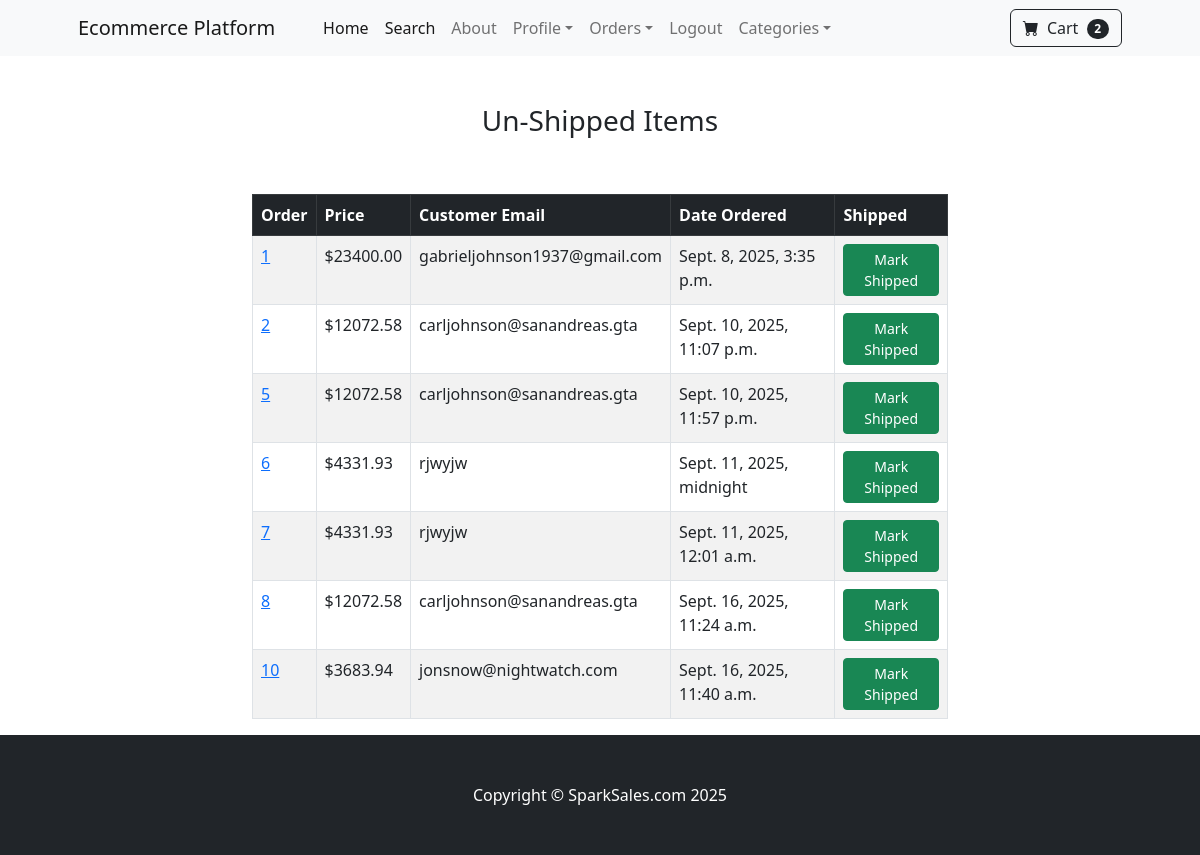
Before: /payment/not_shipped_dash/ (signed in) with the older database file.
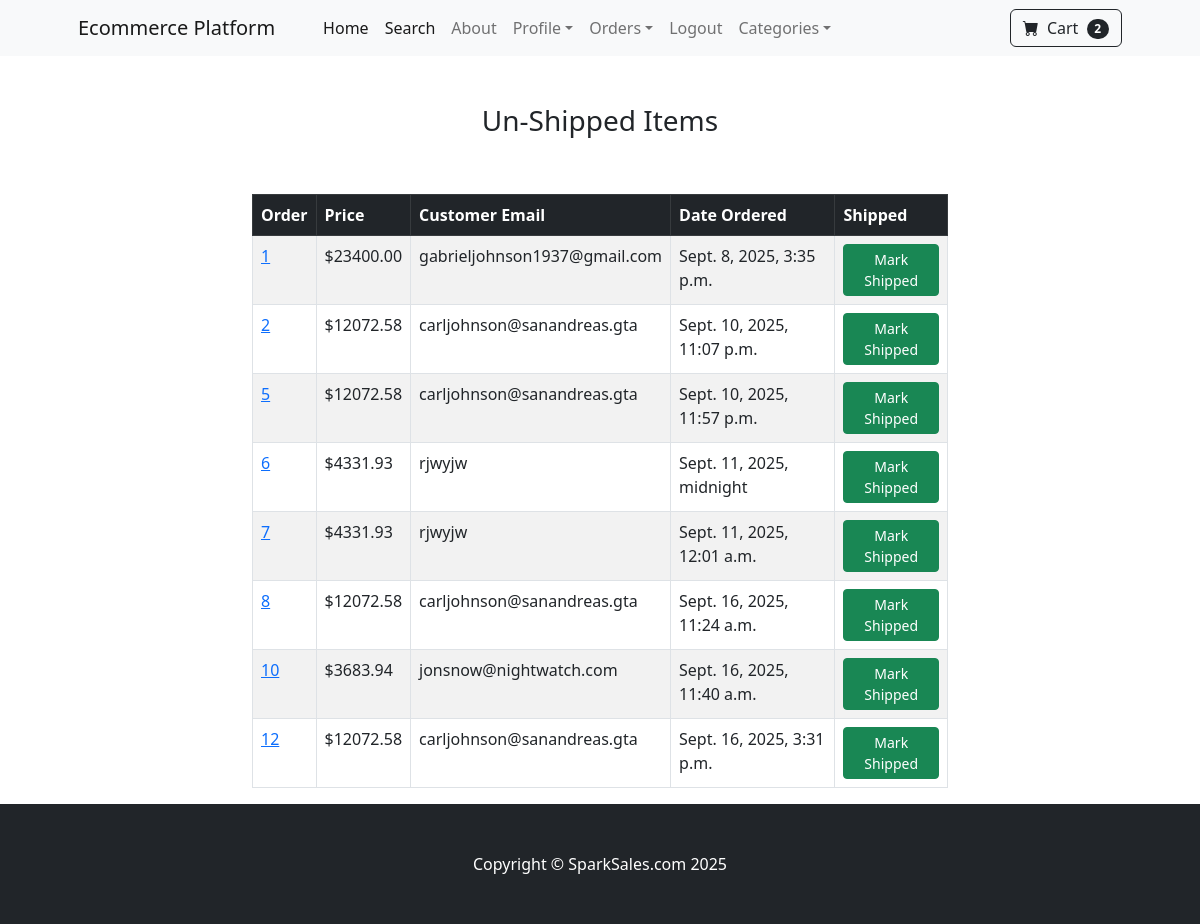
After: the same page with the newer database file.
### payment/models.py (models this page shows, shortened)
class Order(models.Model):
    user = models.ForeignKey(User, on_delete=models.CASCADE, null=True, blank=True)
    full_name = models.CharField(max_length=255, blank=True)
    email = models.EmailField(max_length=255, blank=True)
    shipping_address = models.TextField(max_length=15255)
    amount_paid = models.DecimalField(max_digits=10, decimal_places=2)
    date_ordered = models.DateTimeField(auto_now_add=True)
    shipped = models.BooleanField(default=False)
    date_shipped = models.DateTimeField(blank=True, null=True)

### payment/views.py (the view, shortened to what this page needs)
# urls.py: path('not_shipped_dash/', views.not_shipped_dash, name='not_shipped_dash'),
def not_shipped_dash(request):
    if request.user.is_authenticated and request.user.is_superuser:
        orders = Order.objects.filter(shipped=False)
        return render(request, 'payment/not_shipped_dash.html', {"orders": orders})
    else:
        messages.success(request, "Access Denied!")
        return redirect('home')

### cart/cart.py (called while the page is built)
    def __len__(self):
        return len(self.cart)

### cart/context_processors.py (called while the page is built)
def cart(request):
    return {'cart': Cart(request)}

### payment/templates/payment/not_shipped_dash.html (shortened to what this page needs)
{% extends 'base.html' %}
{% block content %}
<div class="container px-4 px-lg-5">
    <div class="row gx-4 gx-lg-5 justify-content-center">
        <center>
            <div class="col-8">
                <br/> <br/>
                <h3>Un-Shipped Items</h3>
                <br/> <br/>
                <table class="table table-striped table-hover table-bordered">
  <thead class="table-dark">
    <tr>
      <th scope="col">Order</th>
      <th scope="col">Price</th>
      <th scope="col">Customer Email</th>
      <th scope="col">Date Ordered</th>
      <th scope="col">Shipped</th>
    </tr>
  </thead>
  <tbody>
    {% for item in orders %}
    <tr>
      <td><a href="{% url 'orders' item.id %}">{{ item.id }}</a></td>
      <td>${{ item.amount_paid }}</td>
      <td>{{ item.email }}</td>
      <td>{{ item.date_ordered }}</td>
      <td>
        <form method="POST">
            <button type="submit" class="btn btn-success btn-sm">Mark Shipped</button>
        </form>
      </td>
    </tr>
    {% endfor %}
  </tbody>
</table>
            </div>
        </center>
    </div>
</div>
{% endblock %}

### store/templates/base.html (shortened to what this page needs)
{% load static %}
<!DOCTYPE html>
<html lang="en">
    <head>
        <link href="https://cdn.jsdelivr.net/npm/bootstrap-icons@1.5.0/font/bootstrap-icons.css" rel="stylesheet" />
        <link href="{% static 'css/styles.css' %}" rel="stylesheet" />
    </head>
    <body>
        {% include 'navbar.html' %}
        {% block content %}
        {% endblock %}
        <footer class="py-5 bg-dark">
            <div class="container"><p class="m-0 text-center text-white">Copyright &copy; SparkSales.com 2025</p></div>
        </footer>
    </body>
</html>

### store/templates/navbar.html (shortened to what this page needs)
        <nav class="navbar navbar-expand-lg navbar-light bg-light">
            <div class="container px-4 px-lg-5">
                <a class="navbar-brand" href="{% url 'home' %}">Ecommerce Platform</a>
                <div class="collapse navbar-collapse" id="navbarSupportedContent">
                    <ul class="navbar-nav me-auto mb-2 mb-lg-0 ms-lg-4">
                        <li class="nav-item"><a class="nav-link active" aria-current="page" href="{% url 'home' %}">Home</a></li>
                        <li class="nav-item"><a class="nav-link active" aria-current="page" href="{% url 'search' %}">Search</a></li>
                        <li class="nav-item"><a class="nav-link" href="{% url 'about' %}">About</a></li>
                        {% if user.is_authenticated %}
                        <li class="nav-item dropdown">
                            <a class="nav-link dropdown-toggle" id="navbarDropdown" href="#" role="button" data-bs-toggle="dropdown" aria-expanded="false">Profile</a>
                        </li>
                        {% if user.is_superuser %}
                        <li class="nav-item dropdown">
                            <a class="nav-link dropdown-toggle" id="navbarDropdown" href="#" role="button" data-bs-toggle="dropdown" aria-expanded="false">Orders</a>
                        </li>
                        {% endif %}
                        <li class="nav-item"><a class="nav-link" href="{% url 'logout' %}">Logout</a></li>
                        {% else %}
                        <li class="nav-item"><a class="nav-link" href="{% url 'login' %}">Login</a></li>
                        <li class="nav-item"><a class="nav-link" href="{% url 'register' %}">Register</a></li>
                        {% endif %}
                        <li class="nav-item dropdown">
                            <a class="nav-link dropdown-toggle" id="navbarDropdown" href="#" role="button" data-bs-toggle="dropdown" aria-expanded="false">Categories</a>
                        </li>
                    </ul>
                    <form class="d-flex">
                        <a href="{% url 'cart_summary' %}" class="btn
                        btn-outline-dark"><i class="bi-cart-fill me-1"></i>
                            Cart
                            <span class="badge bg-dark text-white ms-1 rounded-pill"
                            id="cart_quantity">{{ cart|length }}</span>
                        </a>
                    </form>
                </div>
            </div>
        </nav>

Changed rows visible on the page:
added Order: id "12", amount_paid "12072.58", email "carljohnson@sanandreas.gta", date_ordered "Sept. 16, 2025, 3:31 p.m."
